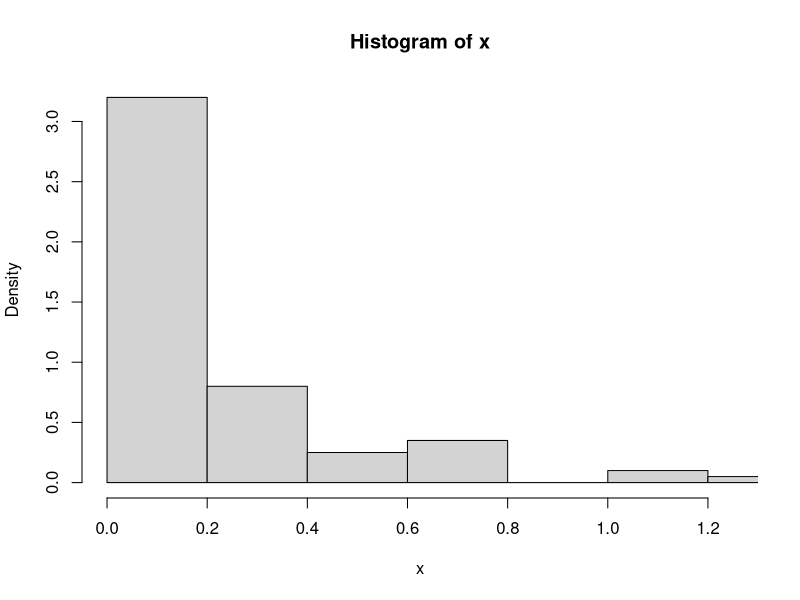
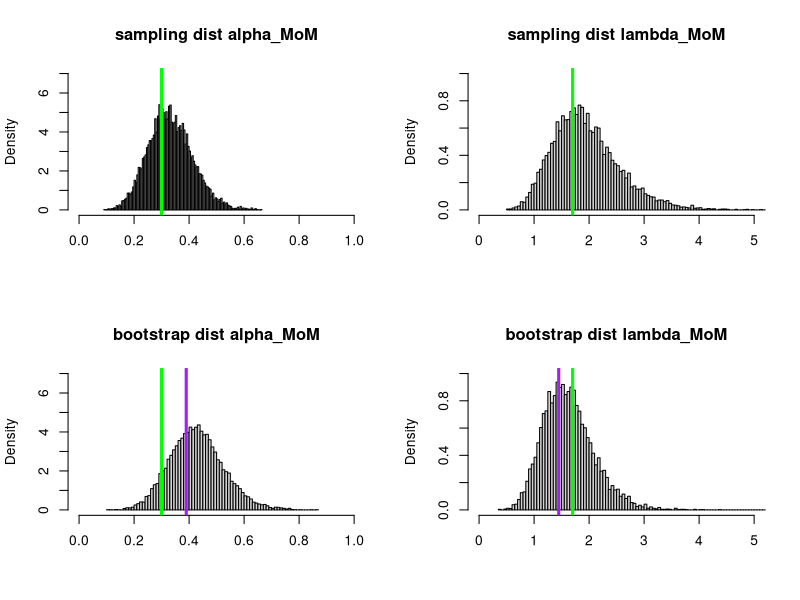

Write the R code that produced these figures, in order.
# Code for illustrating the Monte Carlo and bootstrap approaches to simulating
# the sampling distribution of a statistic.
# Generate data from a Gamma(alpha,lambda) distribution
alpha = .3
lambda = 1.7
n = 100
x = rgamma( n=n, shape=alpha, rate=lambda)
hist(x, xlim=c(0,1.25), freq=F, breaks=sqrt(n))

# Compute the method of moments (MoM) estimates of alpha and lambda
alpha_MoM = mean(x)^2 / (mean(x^2) - mean(x)^2)
lambda_MoM = mean(x) / (mean(x^2) - mean(x)^2)
cat('alpha_MoM = ',alpha_MoM,'\n')
cat('lambda_MoM = ',lambda_MoM,'\n')

# Monte Carlo simulation of the sampling distributions of alpha and lambda
m = 10000
sample_alpha_MoM = rep( 0, m)
sample_lambda_MoM = rep( 0, m)
for(k in 1:m){
	
	x = rgamma( n=n, shape=alpha, rate=lambda)

	sample_alpha_MoM[k] = mean(x)^2 / (mean(x^2) - mean(x)^2)
	sample_lambda_MoM[k] = mean(x) / (mean(x^2) - mean(x)^2)	
}
par(mfrow=c(2,2))
hist( sample_alpha_MoM, freq=F, breaks=sqrt(m), xlab=NA, xlim=c(0,1), 
      ylim=c(0,7), main='sampling dist alpha_MoM')
abline( v=alpha, col='green', lwd=3)
hist( sample_lambda_MoM, freq=F, breaks=sqrt(m), xlab=NA, xlim=c(0,5), 
      ylim=c(0,1), main='sampling dist lambda_MoM')
abline( v=lambda, col='green', lwd=3)

# Bootstrap simulation of the sampling distributions of alpha and lambda
# (when the true values of alpha and lambda are unknown)
sample_alpha_MoM_tilde = rep( 0, m)
sample_lambda_MoM_tilde = rep( 0, m)
for(k in 1:m){
	
	x = rgamma( n=n, shape=alpha_MoM, rate=lambda_MoM)

	sample_alpha_MoM_tilde[k] = mean(x)^2 / (mean(x^2) - mean(x)^2)
	sample_lambda_MoM_tilde[k] = mean(x) / (mean(x^2) - mean(x)^2)	
}
hist( sample_alpha_MoM_tilde, freq=F, breaks=sqrt(m), xlab=NA, xlim=c(0,1), 
      ylim=c(0,7), main='bootstrap dist alpha_MoM')
abline( v=alpha, col='green', lwd=3)
abline( v=alpha_MoM, col='purple', lwd=3)
hist( sample_lambda_MoM_tilde, freq=F, breaks=sqrt(m), xlab=NA, xlim=c(0,5), 
      ylim=c(0,1), main='bootstrap dist lambda_MoM')
abline( v=lambda, col='green', lwd=3)
abline( v=lambda_MoM, col='purple', lwd=3)
dev.off()
# -----------------------------------------------------------------------------





# Code to demonstrate that the exact 1 - alpha confidence interval for mu for a
# normal distribution has 1 - alpha coverage.
n = 10 # sample size
mu = 4.7
sigma = .9
N = 100000 # number of samples/CIs

coverage_mu = 0
for(k in 1:N){
	# Simulate data from a normal distribution with mean mu and variance sigma^2
	x = rnorm( n=n, mean=mu, sd=sigma)
	# Construct the lower and upper limits of a .95 level CI for mu
	CI_lower = mean(x) - qt( p=.975, df=n-1) * sqrt((n-1)/n)*sd(x)/sqrt(n)
	CI_upper = mean(x) + qt( p=.975, df=n-1) * sqrt((n-1)/n)*sd(x)/sqrt(n)
	# Check if mu is in the CI
	if( CI_lower < mu & mu < CI_upper ) coverage_mu = coverage_mu +1/N 
}

# Now repeat for the exact 1 - alpha confidence interval for sigma^2
coverage_sigma_sq = 0
for(k in 1:N){
	# Simulate data from a normal distribution with mean mu and variance sigma^2
	x = rnorm( n=n, mean=mu, sd=sigma)
	# Construct the lower and upper limits of a .95 level CI for mu
	CI_lower = n * ((n-1)/n) * sd(x)^2 / qchisq( p=.975, df=n-1)
	CI_upper = n * ((n-1)/n) * sd(x)^2 / qchisq( p=.025, df=n-1)
	# Check if sigma^2 is in the CI
	if( CI_lower < sigma^2 & sigma^2 < CI_upper ){
		coverage_sigma_sq = coverage_sigma_sq +1/N
	}
}

cat('Coverage of .95 CI for alpha= ', coverage_mu, '\n')
cat('\n')
cat('Coverage of .95 CI for sigma^2 = ', coverage_sigma_sq, '\n')
# Note that since we know the exact CIs of the MLEs, the coverage should be .95
# for every sample size.  May just need to observe enough CIs (i.e., large 
# enough N) 
# -----------------------------------------------------------------------------


















